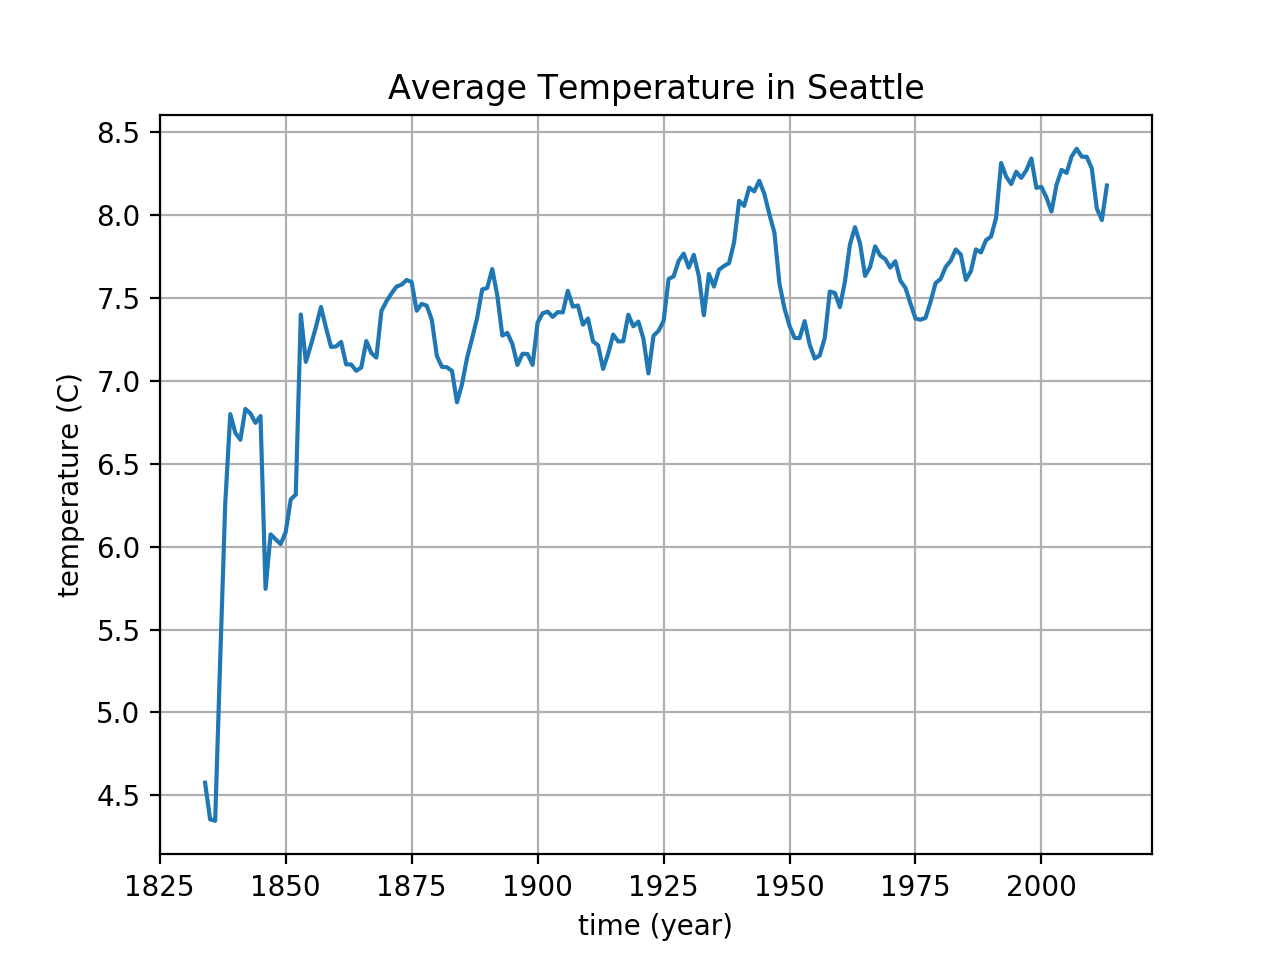

Source code (Python):
import pandas as pd
import matplotlib.pyplot as plt 
import matplotlib
import numpy as np 

city_temperature = "city_data_temperature.csv"
global_temperature = "global_data_temperature.csv"

#Name city_temperature (city level) data as data1 to read:
data1 = pd.read_csv(city_temperature)
#Name global_temperature (global level) data as data2 to read:
data2 = pd.read_csv(global_temperature)

# Seattle_temperature = list((data1[data1.city == 'Seattle'].avg_temp).fillna(0))
# print (Seattle_temperature)

Seattle_temperature = list(data1[data1.city == 'Seattle'].avg_temp)
for i in range(len(Seattle_temperature)):
    if str(Seattle_temperature[i]) == 'nan':
        Seattle_temperature[i] = 0

# print (Seattle_temperature)

def running_mean(Seattle_temperature, N):
    sum = 0
    result = list( 0 for x in Seattle_temperature)

    for i in range(0, N):
        sum = sum + Seattle_temperature[i]
        result[i] = sum / (i+1)
    for i in range(N, len(Seattle_temperature)):
        sum = sum - Seattle_temperature[i-N] + Seattle_temperature[i]
        result[i] = sum/N
    return result 

# print(running_mean(Seattle_temperature, 7))
A = running_mean(Seattle_temperature,7)

moving_average = A[6:]
# print (moving_average)

Year_to_Seattle_temperature = (list(data1[data1.city == 'Seattle'].year))[6:]
# print (Year_to_Seattle_temperature)

fig, ax = plt.subplots()
ax.plot(Year_to_Seattle_temperature, moving_average)

ax.set(xlabel='time (year)', ylabel='temperature (C)', title='Average Temperature in Seattle')
ax.grid()
fig.savefig("test.png")
plt.show()
